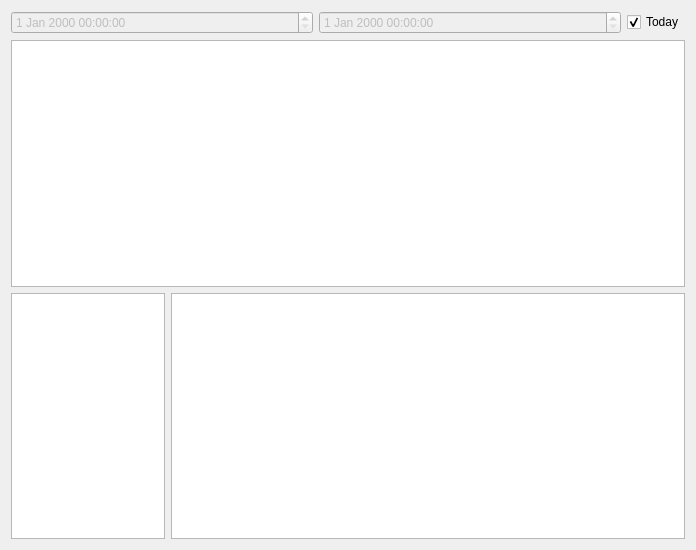
<?xml version="1.0" encoding="UTF-8"?>
<ui version="4.0">
 <class>MainPage</class>
 <widget class="QWidget" name="MainPage">
  <property name="geometry">
   <rect>
    <x>0</x>
    <y>0</y>
    <width>696</width>
    <height>550</height>
   </rect>
  </property>
  <property name="windowTitle">
   <string>Form</string>
  </property>
  <layout class="QVBoxLayout" name="verticalLayout">
   <item>
    <layout class="QHBoxLayout" name="datePickLayout">
     <item>
      <widget class="QDateTimeEdit" name="startDateTimeEdit">
       <property name="enabled">
        <bool>false</bool>
       </property>
       <property name="dateTime">
        <datetime>
         <hour>0</hour>
         <minute>0</minute>
         <second>0</second>
         <year>2000</year>
         <month>1</month>
         <day>1</day>
        </datetime>
       </property>
       <property name="minimumDateTime">
        <datetime>
         <hour>0</hour>
         <minute>0</minute>
         <second>0</second>
         <year>2000</year>
         <month>1</month>
         <day>1</day>
        </datetime>
       </property>
       <property name="maximumDate">
        <date>
         <year>3000</year>
         <month>1</month>
         <day>1</day>
        </date>
       </property>
       <property name="minimumDate">
        <date>
         <year>2000</year>
         <month>1</month>
         <day>1</day>
        </date>
       </property>
       <property name="currentSection">
        <enum>QDateTimeEdit::DaySection</enum>
       </property>
       <property name="calendarPopup">
        <bool>false</bool>
       </property>
      </widget>
     </item>
     <item>
      <widget class="QDateTimeEdit" name="endDateTimeEdit">
       <property name="enabled">
        <bool>false</bool>
       </property>
       <property name="dateTime">
        <datetime>
         <hour>0</hour>
         <minute>0</minute>
         <second>0</second>
         <year>2000</year>
         <month>1</month>
         <day>1</day>
        </datetime>
       </property>
       <property name="maximumDate">
        <date>
         <year>3000</year>
         <month>1</month>
         <day>1</day>
        </date>
       </property>
       <property name="minimumDate">
        <date>
         <year>2000</year>
         <month>1</month>
         <day>1</day>
        </date>
       </property>
       <property name="currentSection">
        <enum>QDateTimeEdit::DaySection</enum>
       </property>
      </widget>
     </item>
     <item>
      <widget class="QCheckBox" name="disableDateRange">
       <property name="sizePolicy">
        <sizepolicy hsizetype="Maximum" vsizetype="Fixed">
         <horstretch>0</horstretch>
         <verstretch>0</verstretch>
        </sizepolicy>
       </property>
       <property name="text">
        <string>Today</string>
       </property>
       <property name="checked">
        <bool>true</bool>
       </property>
       <property name="tristate">
        <bool>false</bool>
       </property>
      </widget>
     </item>
    </layout>
   </item>
   <item>
    <widget class="QChartView" name="chartView"/>
   </item>
   <item>
    <layout class="QHBoxLayout" name="projectsViewLayout">
     <property name="leftMargin">
      <number>0</number>
     </property>
     <item>
      <widget class="QListWidget" name="projectsTimesList">
       <property name="sizePolicy">
        <sizepolicy hsizetype="Expanding" vsizetype="Expanding">
         <horstretch>30</horstretch>
         <verstretch>0</verstretch>
        </sizepolicy>
       </property>
      </widget>
     </item>
     <item>
      <widget class="QListWidget" name="projectEventsList">
       <property name="sizePolicy">
        <sizepolicy hsizetype="Expanding" vsizetype="Expanding">
         <horstretch>100</horstretch>
         <verstretch>0</verstretch>
        </sizepolicy>
       </property>
      </widget>
     </item>
    </layout>
   </item>
  </layout>
 </widget>
 <customwidgets>
  <customwidget>
   <class>QChartView</class>
   <extends>QGraphicsView</extends>
   <header>PyQt5.QtChart</header>
  </customwidget>
 </customwidgets>
 <resources/>
 <connections/>
</ui>
